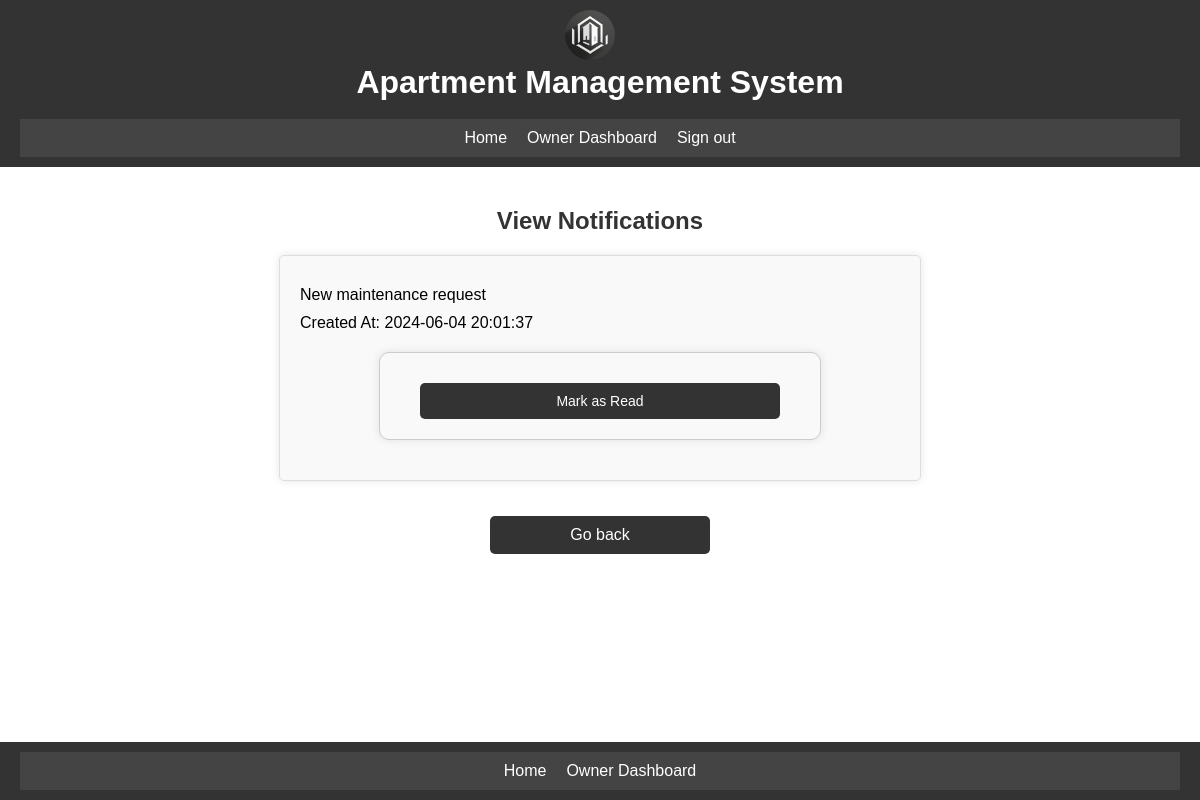
Screenshot of /notifications/view_notifications.php (signed in) with the database file from the repository.
### tables this page shows
CREATE TABLE `Notifications` (
  `notification_id` int PRIMARY KEY AUTO_INCREMENT,
  `user_id` int,
  `message` text NOT NULL,
  `created_at` datetime NOT NULL,
  `read_at` datetime
);

### includes/functions.php (called while the page is built, shortened)
<?php
function check_user_role($conn, $user_id, $role) {
    $table = '';
    if ($role === 'administrator') {
        $table = 'Administrators';
    } elseif ($role === 'owner') {
        $table = 'Owners';
    } elseif ($role === 'tenant') {
        $table = 'Tenants';
    }
    if ($table) {
        $sql = "SELECT * FROM $table WHERE user_id='$user_id'";
        $result = $conn->query($sql);
        if ($result->num_rows > 0) {
            return true;
        }
    }
    return false;
}
if (isset($_SESSION['user_id'])) {
    $user_id = $_SESSION['user_id'];
    $is_admin = check_user_role($conn, $user_id, 'administrator');
    $is_tenant = check_user_role($conn, $user_id, 'tenant');
    $is_owner = check_user_role($conn, $user_id, 'owner');
} else {
    $user_id = null;
    $is_admin = false;
    $is_tenant = false;
    $is_owner = false;
}
?>

### notifications/view_notifications.php (the view, shortened to what this page needs)
<?php
include($_SERVER['DOCUMENT_ROOT'] . '/ApartmentManagement/auth.php');
include($_SERVER['DOCUMENT_ROOT'] . '/ApartmentManagement/includes/db.php');
include($_SERVER['DOCUMENT_ROOT'] . '/ApartmentManagement/includes/functions.php');
$stmt = $conn->prepare("SELECT * FROM Notifications WHERE user_id = ? ORDER BY created_at DESC");
$stmt->bind_param("i", $user_id);
$stmt->execute();
$result = $stmt->get_result();
?>
<!DOCTYPE html>
<html lang="en">
<head>
    <link rel="stylesheet" type="text/css" href="/apartmentmanagement/css/styles.css">
</head>
<body>
    <?php include('../includes/header.php'); ?>
    <main>
        <h2>View Notifications</h2>
        <?php while ($notification = $result->fetch_assoc()) : ?>
            <div class="notification">
                <p><?php echo htmlspecialchars($notification['message']); ?></p>
                <p>Created At: <?php echo htmlspecialchars($notification['created_at']); ?></p>
                <?php if ($notification['read_at']) : ?>
                    <p>Read At: <?php echo htmlspecialchars($notification['read_at']); ?></p>
                <?php else : ?>
                    <form action="mark_as_read.php" method="post">
                        <button type="submit">Mark as Read</button>
                    </form>
                <?php endif; ?>
            </div>
        <?php endwhile; ?>
        <?php
            $back_link = '/apartmentmanagement/index.php';
            if ($is_admin) {
                $back_link = '/apartmentmanagement/dashboards/administrator_dashboard.php';
            } elseif ($is_tenant) {
                $back_link = '/apartmentmanagement/dashboards/tenant_dashboard.php';
            } elseif ($is_owner) {
                $back_link = '/apartmentmanagement/dashboards/owner_dashboard.php';
            }
        ?>
        <a class="back-button" href="<?php echo $back_link; ?>">Go back</a>
    </main>
    <?php include('../includes/footer.php'); ?>
</body>
</html>

### css/styles.css (style rules this page uses)
html, body { height: 100%; margin: 0; }
body { font-family: Arial, sans-serif; display: flex; flex-direction: column; }
main { padding: 20px; flex: 1; display: flex; flex-direction: column; align-items: center; }
h2 { color: #333; }
.back-button { display: block; width: 200px; margin: 20px auto; padding: 10px; background-color: #333; color: #fff; text-align: center; text-decoration: none; border-radius: 5px; transition: background-color 0.3s; }
form { background: #f9f9f9; padding: 20px; margin: 20px auto; border: 1px solid #ccc; border-radius: 10px; max-width: 400px; width: 100%; box-shadow: 0 0 10px rgba(0, 0, 0, 0.1); display: flex; flex-direction: column; align-items: center; }
form input[type="submit"], form button { background: #333; color: #fff; padding: 10px 20px; border: none; border-radius: 5px; cursor: pointer; font-size: 16px; margin-top: 10px; width: 90%; text-align: center; }
.notification { background: #f9f9f9; border: 1px solid #ddd; border-radius: 5px; padding: 20px; margin-bottom: 15px; box-shadow: 0 0 10px rgba(0, 0, 0, 0.1); max-width: 600px; width: 90%; margin-left: auto; margin-right: auto; }
.notification p { margin: 10px 0; }
.notification button { background: #333; color: #fff; border: none; border-radius: 5px; padding: 10px 20px; cursor: pointer; font-size: 14px; margin-top: 10px; display: block; margin-left: auto; margin-right: auto; }

### rows the page displays
notifications: message "New maintenance request", created_at "2024-06-04 20:01:37"
